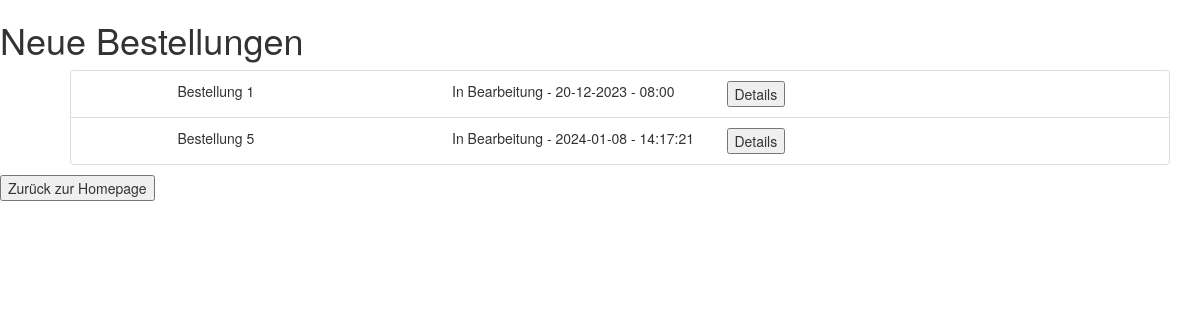
/restaurant/bestellungen/neu (signed in), run on an earlier commit of the app's database.
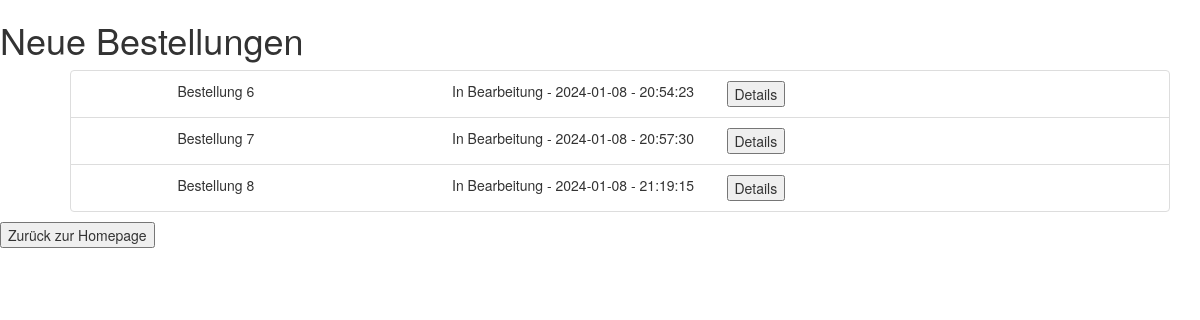
And on a later commit of the database.
### tables this page shows
CREATE TABLE 'bestellung' ('bestell_id' INTEGER PRIMARY KEY AUTOINCREMENT,'status' TEXT, 'eingangsTag' DATE, 'eingangsUhrzeit' TIME, 'zusatztext' TEXT, 'restaurant_username' TEXT, 'customer_username' TEXT, FOREIGN KEY (restaurant_username) references restaurant(username), FOREIGN KEY (customer_username) references kunde(username));

### app.py (the view)
@app.route('/restaurant/bestellungen/neu')
def newOrders():
    if(not 'restaurant_username' in session):
        return render_template('restaurant_login.html')
    username = session['restaurant_username']
    newOrders = zugreifer.getNewOrdersForRestaurant(username)
    return render_template('restaurant_new_orders.html', newOrders = newOrders)

### zugreifer.py (called while the page is built)
def getNewOrdersForRestaurant(username):
    con = sqlite3.connect("Database.db")
    cur = con.cursor()
    result = cur.execute("SELECT * FROM bestellung where restaurant_username='" + username + "' and status='In Bearbeitung' order by eingangsTag asc , eingangsUhrzeit asc;");
    newOrders = list()
    for x in result:
        newOrders.append(order(x[0], x[1], x[2], x[3], x[4], x[5], x[6]))
    cur.close()
    con.close()
    return newOrders;

### templates/restaurant_new_orders.html (shortened to what this page needs)
<!DOCTYPE html>
<html>
    <head>
        <link rel="stylesheet" href="https://maxcdn.bootstrapcdn.com/bootstrap/3.4.1/css/bootstrap.min.css">
    </head>
    <body>
        <h1>Neue Bestellungen</h1>
        <div class="container">
            <ul>
                {%for newOrder in newOrders%}
                <li class="list-group-item" style="list-style-type: none;">
                    <div class="row">
                        <div class="col-sm-1"></div>
                        <div class="col-sm-3">
                            Bestellung {{ newOrder.orderId }}
                        </div>
                        <div class="col-sm-3">
                            {{ newOrder.status }} - {{ newOrder.date }} - {{ newOrder.time }}
                        </div>
                        <div class="col-sm-3">
                            <form action="{{ url_for('newOrderDetails',orderId = newOrder.orderId) }}" method=post >
                                <button type="submit">Details</button>
                            </form>
                        </div>
                </li>
                {% endfor %}
            </ul>
        </div>
        <div class="row-sm-20">
            <form action="/restaurant" method="get">
                <button type="submit">Zurück zur Homepage</button>
            </form>
        </div>
    </body>
</html>

What changed in the data, as far as the page shows it:
no longer on this page (row edited): bestellung: orderId "1", status "In Bearbeitung", date "20-12-2023", time "08:00"
no longer on this page (row edited): bestellung: orderId "5", status "In Bearbeitung", date "2024-01-08", time "14:17:21"
added bestellung: orderId "6", status "In Bearbeitung", date "2024-01-08", time "20:54:23"
added bestellung: orderId "7", status "In Bearbeitung", date "2024-01-08", time "20:57:30"
added bestellung: orderId "8", status "In Bearbeitung", date "2024-01-08", time "21:19:15"
